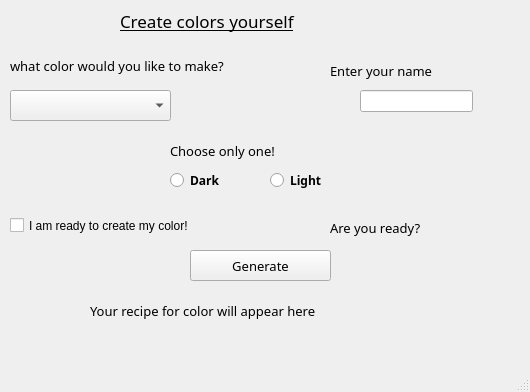
<?xml version="1.0" encoding="UTF-8"?>
<ui version="4.0">
 <class>MainWindow</class>
 <widget class="QMainWindow" name="MainWindow">
  <property name="geometry">
   <rect>
    <x>0</x>
    <y>0</y>
    <width>530</width>
    <height>392</height>
   </rect>
  </property>
  <property name="palette">
   <palette>
    <active>
     <colorrole role="WindowText">
      <brush brushstyle="SolidPattern">
       <color alpha="255">
        <red>0</red>
        <green>170</green>
        <blue>28</blue>
       </color>
      </brush>
     </colorrole>
    </active>
    <inactive>
     <colorrole role="WindowText">
      <brush brushstyle="SolidPattern">
       <color alpha="255">
        <red>0</red>
        <green>0</green>
        <blue>0</blue>
       </color>
      </brush>
     </colorrole>
    </inactive>
    <disabled>
     <colorrole role="WindowText">
      <brush brushstyle="SolidPattern">
       <color alpha="255">
        <red>120</red>
        <green>120</green>
        <blue>120</blue>
       </color>
      </brush>
     </colorrole>
    </disabled>
   </palette>
  </property>
  <property name="font">
   <font>
    <family>Lucida Handwriting</family>
    <pointsize>10</pointsize>
   </font>
  </property>
  <property name="windowTitle">
   <string>MainWindow</string>
  </property>
  <widget class="QWidget" name="centralwidget">
   <widget class="QLabel" name="label">
    <property name="geometry">
     <rect>
      <x>120</x>
      <y>-10</y>
      <width>291</width>
      <height>61</height>
     </rect>
    </property>
    <property name="palette">
     <palette>
      <active>
       <colorrole role="WindowText">
        <brush brushstyle="SolidPattern">
         <color alpha="255">
          <red>170</red>
          <green>170</green>
          <blue>255</blue>
         </color>
        </brush>
       </colorrole>
       <colorrole role="Button">
        <brush brushstyle="SolidPattern">
         <color alpha="255">
          <red>6</red>
          <green>210</green>
          <blue>255</blue>
         </color>
        </brush>
       </colorrole>
       <colorrole role="Light">
        <brush brushstyle="SolidPattern">
         <color alpha="255">
          <red>134</red>
          <green>233</green>
          <blue>255</blue>
         </color>
        </brush>
       </colorrole>
       <colorrole role="Midlight">
        <brush brushstyle="SolidPattern">
         <color alpha="255">
          <red>70</red>
          <green>221</green>
          <blue>255</blue>
         </color>
        </brush>
       </colorrole>
       <colorrole role="Dark">
        <brush brushstyle="SolidPattern">
         <color alpha="255">
          <red>3</red>
          <green>105</green>
          <blue>127</blue>
         </color>
        </brush>
       </colorrole>
       <colorrole role="Mid">
        <brush brushstyle="SolidPattern">
         <color alpha="255">
          <red>4</red>
          <green>140</green>
          <blue>170</blue>
         </color>
        </brush>
       </colorrole>
       <colorrole role="Text">
        <brush brushstyle="SolidPattern">
         <color alpha="255">
          <red>0</red>
          <green>0</green>
          <blue>0</blue>
         </color>
        </brush>
       </colorrole>
       <colorrole role="BrightText">
        <brush brushstyle="SolidPattern">
         <color alpha="255">
          <red>255</red>
          <green>255</green>
          <blue>255</blue>
         </color>
        </brush>
       </colorrole>
       <colorrole role="ButtonText">
        <brush brushstyle="SolidPattern">
         <color alpha="255">
          <red>0</red>
          <green>0</green>
          <blue>0</blue>
         </color>
        </brush>
       </colorrole>
       <colorrole role="Base">
        <brush brushstyle="SolidPattern">
         <color alpha="255">
          <red>255</red>
          <green>255</green>
          <blue>255</blue>
         </color>
        </brush>
       </colorrole>
       <colorrole role="Window">
        <brush brushstyle="SolidPattern">
         <color alpha="255">
          <red>6</red>
          <green>210</green>
          <blue>255</blue>
         </color>
        </brush>
       </colorrole>
       <colorrole role="Shadow">
        <brush brushstyle="SolidPattern">
         <color alpha="255">
          <red>0</red>
          <green>0</green>
          <blue>0</blue>
         </color>
        </brush>
       </colorrole>
       <colorrole role="AlternateBase">
        <brush brushstyle="SolidPattern">
         <color alpha="255">
          <red>130</red>
          <green>232</green>
          <blue>255</blue>
         </color>
        </brush>
       </colorrole>
       <colorrole role="ToolTipBase">
        <brush brushstyle="SolidPattern">
         <color alpha="255">
          <red>255</red>
          <green>255</green>
          <blue>220</blue>
         </color>
        </brush>
       </colorrole>
       <colorrole role="ToolTipText">
        <brush brushstyle="SolidPattern">
         <color alpha="255">
          <red>0</red>
          <green>0</green>
          <blue>0</blue>
         </color>
        </brush>
       </colorrole>
      </active>
      <inactive>
       <colorrole role="WindowText">
        <brush brushstyle="SolidPattern">
         <color alpha="255">
          <red>0</red>
          <green>0</green>
          <blue>0</blue>
         </color>
        </brush>
       </colorrole>
       <colorrole role="Button">
        <brush brushstyle="SolidPattern">
         <color alpha="255">
          <red>6</red>
          <green>210</green>
          <blue>255</blue>
         </color>
        </brush>
       </colorrole>
       <colorrole role="Light">
        <brush brushstyle="SolidPattern">
         <color alpha="255">
          <red>134</red>
          <green>233</green>
          <blue>255</blue>
         </color>
        </brush>
       </colorrole>
       <colorrole role="Midlight">
        <brush brushstyle="SolidPattern">
         <color alpha="255">
          <red>70</red>
          <green>221</green>
          <blue>255</blue>
         </color>
        </brush>
       </colorrole>
       <colorrole role="Dark">
        <brush brushstyle="SolidPattern">
         <color alpha="255">
          <red>3</red>
          <green>105</green>
          <blue>127</blue>
         </color>
        </brush>
       </colorrole>
       <colorrole role="Mid">
        <brush brushstyle="SolidPattern">
         <color alpha="255">
          <red>4</red>
          <green>140</green>
          <blue>170</blue>
         </color>
        </brush>
       </colorrole>
       <colorrole role="Text">
        <brush brushstyle="SolidPattern">
         <color alpha="255">
          <red>0</red>
          <green>0</green>
          <blue>0</blue>
         </color>
        </brush>
       </colorrole>
       <colorrole role="BrightText">
        <brush brushstyle="SolidPattern">
         <color alpha="255">
          <red>255</red>
          <green>255</green>
          <blue>255</blue>
         </color>
        </brush>
       </colorrole>
       <colorrole role="ButtonText">
        <brush brushstyle="SolidPattern">
         <color alpha="255">
          <red>0</red>
          <green>0</green>
          <blue>0</blue>
         </color>
        </brush>
       </colorrole>
       <colorrole role="Base">
        <brush brushstyle="SolidPattern">
         <color alpha="255">
          <red>255</red>
          <green>255</green>
          <blue>255</blue>
         </color>
        </brush>
       </colorrole>
       <colorrole role="Window">
        <brush brushstyle="SolidPattern">
         <color alpha="255">
          <red>6</red>
          <green>210</green>
          <blue>255</blue>
         </color>
        </brush>
       </colorrole>
       <colorrole role="Shadow">
        <brush brushstyle="SolidPattern">
         <color alpha="255">
          <red>0</red>
          <green>0</green>
          <blue>0</blue>
         </color>
        </brush>
       </colorrole>
       <colorrole role="AlternateBase">
        <brush brushstyle="SolidPattern">
         <color alpha="255">
          <red>130</red>
          <green>232</green>
          <blue>255</blue>
         </color>
        </brush>
       </colorrole>
       <colorrole role="ToolTipBase">
        <brush brushstyle="SolidPattern">
         <color alpha="255">
          <red>255</red>
          <green>255</green>
          <blue>220</blue>
         </color>
        </brush>
       </colorrole>
       <colorrole role="ToolTipText">
        <brush brushstyle="SolidPattern">
         <color alpha="255">
          <red>0</red>
          <green>0</green>
          <blue>0</blue>
         </color>
        </brush>
       </colorrole>
      </inactive>
      <disabled>
       <colorrole role="WindowText">
        <brush brushstyle="SolidPattern">
         <color alpha="255">
          <red>120</red>
          <green>120</green>
          <blue>120</blue>
         </color>
        </brush>
       </colorrole>
       <colorrole role="Button">
        <brush brushstyle="SolidPattern">
         <color alpha="255">
          <red>6</red>
          <green>210</green>
          <blue>255</blue>
         </color>
        </brush>
       </colorrole>
       <colorrole role="Light">
        <brush brushstyle="SolidPattern">
         <color alpha="255">
          <red>134</red>
          <green>233</green>
          <blue>255</blue>
         </color>
        </brush>
       </colorrole>
       <colorrole role="Midlight">
        <brush brushstyle="SolidPattern">
         <color alpha="255">
          <red>70</red>
          <green>221</green>
          <blue>255</blue>
         </color>
        </brush>
       </colorrole>
       <colorrole role="Dark">
        <brush brushstyle="SolidPattern">
         <color alpha="255">
          <red>3</red>
          <green>105</green>
          <blue>127</blue>
         </color>
        </brush>
       </colorrole>
       <colorrole role="Mid">
        <brush brushstyle="SolidPattern">
         <color alpha="255">
          <red>4</red>
          <green>140</green>
          <blue>170</blue>
         </color>
        </brush>
       </colorrole>
       <colorrole role="Text">
        <brush brushstyle="SolidPattern">
         <color alpha="255">
          <red>3</red>
          <green>105</green>
          <blue>127</blue>
         </color>
        </brush>
       </colorrole>
       <colorrole role="BrightText">
        <brush brushstyle="SolidPattern">
         <color alpha="255">
          <red>255</red>
          <green>255</green>
          <blue>255</blue>
         </color>
        </brush>
       </colorrole>
       <colorrole role="ButtonText">
        <brush brushstyle="SolidPattern">
         <color alpha="255">
          <red>3</red>
          <green>105</green>
          <blue>127</blue>
         </color>
        </brush>
       </colorrole>
       <colorrole role="Base">
        <brush brushstyle="SolidPattern">
         <color alpha="255">
          <red>6</red>
          <green>210</green>
          <blue>255</blue>
         </color>
        </brush>
       </colorrole>
       <colorrole role="Window">
        <brush brushstyle="SolidPattern">
         <color alpha="255">
          <red>6</red>
          <green>210</green>
          <blue>255</blue>
         </color>
        </brush>
       </colorrole>
       <colorrole role="Shadow">
        <brush brushstyle="SolidPattern">
         <color alpha="255">
          <red>0</red>
          <green>0</green>
          <blue>0</blue>
         </color>
        </brush>
       </colorrole>
       <colorrole role="AlternateBase">
        <brush brushstyle="SolidPattern">
         <color alpha="255">
          <red>6</red>
          <green>210</green>
          <blue>255</blue>
         </color>
        </brush>
       </colorrole>
       <colorrole role="ToolTipBase">
        <brush brushstyle="SolidPattern">
         <color alpha="255">
          <red>255</red>
          <green>255</green>
          <blue>220</blue>
         </color>
        </brush>
       </colorrole>
       <colorrole role="ToolTipText">
        <brush brushstyle="SolidPattern">
         <color alpha="255">
          <red>0</red>
          <green>0</green>
          <blue>0</blue>
         </color>
        </brush>
       </colorrole>
      </disabled>
     </palette>
    </property>
    <property name="font">
     <font>
      <family>Showcard Gothic</family>
      <pointsize>13</pointsize>
      <underline>true</underline>
     </font>
    </property>
    <property name="text">
     <string>Create colors yourself</string>
    </property>
   </widget>
   <widget class="QPushButton" name="pushButton">
    <property name="geometry">
     <rect>
      <x>190</x>
      <y>250</y>
      <width>141</width>
      <height>31</height>
     </rect>
    </property>
    <property name="palette">
     <palette>
      <active>
       <colorrole role="WindowText">
        <brush brushstyle="SolidPattern">
         <color alpha="255">
          <red>0</red>
          <green>170</green>
          <blue>25</blue>
         </color>
        </brush>
       </colorrole>
      </active>
      <inactive>
       <colorrole role="WindowText">
        <brush brushstyle="SolidPattern">
         <color alpha="255">
          <red>0</red>
          <green>170</green>
          <blue>25</blue>
         </color>
        </brush>
       </colorrole>
      </inactive>
      <disabled>
       <colorrole role="WindowText">
        <brush brushstyle="SolidPattern">
         <color alpha="255">
          <red>120</red>
          <green>120</green>
          <blue>120</blue>
         </color>
        </brush>
       </colorrole>
      </disabled>
     </palette>
    </property>
    <property name="text">
     <string>Generate</string>
    </property>
   </widget>
   <widget class="QLabel" name="label_2">
    <property name="geometry">
     <rect>
      <x>10</x>
      <y>50</y>
      <width>301</width>
      <height>31</height>
     </rect>
    </property>
    <property name="palette">
     <palette>
      <active>
       <colorrole role="WindowText">
        <brush brushstyle="SolidPattern">
         <color alpha="255">
          <red>152</red>
          <green>26</green>
          <blue>255</blue>
         </color>
        </brush>
       </colorrole>
      </active>
      <inactive>
       <colorrole role="WindowText">
        <brush brushstyle="SolidPattern">
         <color alpha="255">
          <red>0</red>
          <green>0</green>
          <blue>0</blue>
         </color>
        </brush>
       </colorrole>
      </inactive>
      <disabled>
       <colorrole role="WindowText">
        <brush brushstyle="SolidPattern">
         <color alpha="255">
          <red>120</red>
          <green>120</green>
          <blue>120</blue>
         </color>
        </brush>
       </colorrole>
      </disabled>
     </palette>
    </property>
    <property name="font">
     <font>
      <family>Tempus Sans ITC</family>
      <pointsize>10</pointsize>
      <weight>50</weight>
      <bold>false</bold>
     </font>
    </property>
    <property name="text">
     <string>what color would you like to make?</string>
    </property>
   </widget>
   <widget class="QComboBox" name="comboBox">
    <property name="geometry">
     <rect>
      <x>10</x>
      <y>90</y>
      <width>161</width>
      <height>31</height>
     </rect>
    </property>
    <item>
     <property name="text">
      <string notr="true"/>
     </property>
    </item>
    <item>
     <property name="text">
      <string>Teal</string>
     </property>
    </item>
    <item>
     <property name="text">
      <string>Mint green</string>
     </property>
    </item>
    <item>
     <property name="text">
      <string>Auburn</string>
     </property>
    </item>
    <item>
     <property name="text">
      <string>Magenta</string>
     </property>
    </item>
    <item>
     <property name="text">
      <string>Orange</string>
     </property>
    </item>
    <item>
     <property name="text">
      <string>Violet</string>
     </property>
    </item>
    <item>
     <property name="text">
      <string>Pink</string>
     </property>
    </item>
   </widget>
   <widget class="QRadioButton" name="radioButton">
    <property name="geometry">
     <rect>
      <x>170</x>
      <y>170</y>
      <width>95</width>
      <height>20</height>
     </rect>
    </property>
    <property name="palette">
     <palette>
      <active>
       <colorrole role="WindowText">
        <brush brushstyle="SolidPattern">
         <color alpha="255">
          <red>0</red>
          <green>0</green>
          <blue>255</blue>
         </color>
        </brush>
       </colorrole>
      </active>
      <inactive>
       <colorrole role="WindowText">
        <brush brushstyle="SolidPattern">
         <color alpha="255">
          <red>0</red>
          <green>0</green>
          <blue>0</blue>
         </color>
        </brush>
       </colorrole>
      </inactive>
      <disabled>
       <colorrole role="WindowText">
        <brush brushstyle="SolidPattern">
         <color alpha="255">
          <red>120</red>
          <green>120</green>
          <blue>120</blue>
         </color>
        </brush>
       </colorrole>
      </disabled>
     </palette>
    </property>
    <property name="font">
     <font>
      <pointsize>9</pointsize>
      <weight>75</weight>
      <bold>true</bold>
     </font>
    </property>
    <property name="text">
     <string>Dark</string>
    </property>
   </widget>
   <widget class="QCheckBox" name="checkBox">
    <property name="geometry">
     <rect>
      <x>10</x>
      <y>210</y>
      <width>241</width>
      <height>31</height>
     </rect>
    </property>
    <property name="palette">
     <palette>
      <active>
       <colorrole role="WindowText">
        <brush brushstyle="SolidPattern">
         <color alpha="255">
          <red>4</red>
          <green>170</green>
          <blue>156</blue>
         </color>
        </brush>
       </colorrole>
      </active>
      <inactive>
       <colorrole role="WindowText">
        <brush brushstyle="SolidPattern">
         <color alpha="255">
          <red>0</red>
          <green>0</green>
          <blue>0</blue>
         </color>
        </brush>
       </colorrole>
      </inactive>
      <disabled>
       <colorrole role="WindowText">
        <brush brushstyle="SolidPattern">
         <color alpha="255">
          <red>120</red>
          <green>120</green>
          <blue>120</blue>
         </color>
        </brush>
       </colorrole>
      </disabled>
     </palette>
    </property>
    <property name="font">
     <font>
      <family>MS Sans Serif</family>
      <pointsize>9</pointsize>
     </font>
    </property>
    <property name="text">
     <string>I am ready to create my color!</string>
    </property>
   </widget>
   <widget class="QRadioButton" name="radioButton_2">
    <property name="geometry">
     <rect>
      <x>270</x>
      <y>170</y>
      <width>95</width>
      <height>20</height>
     </rect>
    </property>
    <property name="palette">
     <palette>
      <active>
       <colorrole role="WindowText">
        <brush brushstyle="SolidPattern">
         <color alpha="255">
          <red>52</red>
          <green>167</green>
          <blue>255</blue>
         </color>
        </brush>
       </colorrole>
      </active>
      <inactive>
       <colorrole role="WindowText">
        <brush brushstyle="SolidPattern">
         <color alpha="255">
          <red>0</red>
          <green>0</green>
          <blue>0</blue>
         </color>
        </brush>
       </colorrole>
      </inactive>
      <disabled>
       <colorrole role="WindowText">
        <brush brushstyle="SolidPattern">
         <color alpha="255">
          <red>120</red>
          <green>120</green>
          <blue>120</blue>
         </color>
        </brush>
       </colorrole>
      </disabled>
     </palette>
    </property>
    <property name="font">
     <font>
      <pointsize>9</pointsize>
      <weight>75</weight>
      <bold>true</bold>
     </font>
    </property>
    <property name="text">
     <string>Light</string>
    </property>
   </widget>
   <widget class="QLabel" name="label_3">
    <property name="geometry">
     <rect>
      <x>170</x>
      <y>140</y>
      <width>181</width>
      <height>21</height>
     </rect>
    </property>
    <property name="palette">
     <palette>
      <active>
       <colorrole role="WindowText">
        <brush brushstyle="SolidPattern">
         <color alpha="255">
          <red>255</red>
          <green>47</green>
          <blue>245</blue>
         </color>
        </brush>
       </colorrole>
      </active>
      <inactive>
       <colorrole role="WindowText">
        <brush brushstyle="SolidPattern">
         <color alpha="255">
          <red>0</red>
          <green>0</green>
          <blue>0</blue>
         </color>
        </brush>
       </colorrole>
      </inactive>
      <disabled>
       <colorrole role="WindowText">
        <brush brushstyle="SolidPattern">
         <color alpha="255">
          <red>120</red>
          <green>120</green>
          <blue>120</blue>
         </color>
        </brush>
       </colorrole>
      </disabled>
     </palette>
    </property>
    <property name="font">
     <font>
      <family>Felix Titling</family>
      <pointsize>10</pointsize>
     </font>
    </property>
    <property name="text">
     <string>Choose only one!</string>
    </property>
   </widget>
   <widget class="QLabel" name="label_4">
    <property name="geometry">
     <rect>
      <x>90</x>
      <y>290</y>
      <width>371</width>
      <height>41</height>
     </rect>
    </property>
    <property name="text">
     <string>Your recipe for color will appear here</string>
    </property>
   </widget>
   <widget class="QLabel" name="label_5">
    <property name="geometry">
     <rect>
      <x>330</x>
      <y>220</y>
      <width>151</width>
      <height>16</height>
     </rect>
    </property>
    <property name="palette">
     <palette>
      <active>
       <colorrole role="WindowText">
        <brush brushstyle="SolidPattern">
         <color alpha="255">
          <red>255</red>
          <green>85</green>
          <blue>196</blue>
         </color>
        </brush>
       </colorrole>
      </active>
      <inactive>
       <colorrole role="WindowText">
        <brush brushstyle="SolidPattern">
         <color alpha="255">
          <red>0</red>
          <green>0</green>
          <blue>0</blue>
         </color>
        </brush>
       </colorrole>
      </inactive>
      <disabled>
       <colorrole role="WindowText">
        <brush brushstyle="SolidPattern">
         <color alpha="255">
          <red>120</red>
          <green>120</green>
          <blue>120</blue>
         </color>
        </brush>
       </colorrole>
      </disabled>
     </palette>
    </property>
    <property name="text">
     <string>Are you ready?</string>
    </property>
   </widget>
   <widget class="QLineEdit" name="lineEdit">
    <property name="geometry">
     <rect>
      <x>360</x>
      <y>90</y>
      <width>113</width>
      <height>22</height>
     </rect>
    </property>
   </widget>
   <widget class="QLabel" name="label_6">
    <property name="geometry">
     <rect>
      <x>330</x>
      <y>60</y>
      <width>171</width>
      <height>21</height>
     </rect>
    </property>
    <property name="palette">
     <palette>
      <active>
       <colorrole role="WindowText">
        <brush brushstyle="SolidPattern">
         <color alpha="255">
          <red>170</red>
          <green>12</green>
          <blue>168</blue>
         </color>
        </brush>
       </colorrole>
      </active>
      <inactive>
       <colorrole role="WindowText">
        <brush brushstyle="SolidPattern">
         <color alpha="255">
          <red>0</red>
          <green>0</green>
          <blue>0</blue>
         </color>
        </brush>
       </colorrole>
      </inactive>
      <disabled>
       <colorrole role="WindowText">
        <brush brushstyle="SolidPattern">
         <color alpha="255">
          <red>120</red>
          <green>120</green>
          <blue>120</blue>
         </color>
        </brush>
       </colorrole>
      </disabled>
     </palette>
    </property>
    <property name="text">
     <string>Enter your name</string>
    </property>
   </widget>
  </widget>
  <widget class="QMenuBar" name="menubar">
   <property name="geometry">
    <rect>
     <x>0</x>
     <y>0</y>
     <width>530</width>
     <height>29</height>
    </rect>
   </property>
  </widget>
  <widget class="QStatusBar" name="statusbar"/>
 </widget>
 <resources/>
 <connections/>
</ui>
